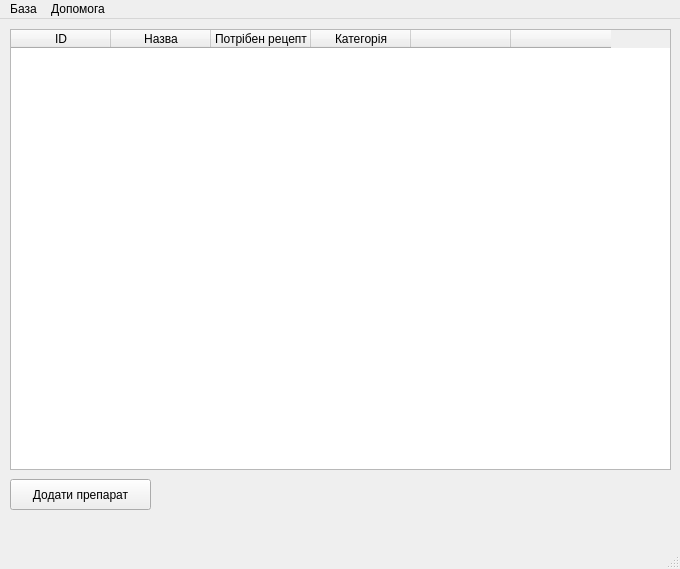
<?xml version="1.0" encoding="UTF-8"?>
<ui version="4.0">
 <class>MainWindow</class>
 <widget class="QMainWindow" name="MainWindow">
  <property name="geometry">
   <rect>
    <x>0</x>
    <y>0</y>
    <width>680</width>
    <height>569</height>
   </rect>
  </property>
  <property name="windowTitle">
   <string>Керування препаратами</string>
  </property>
  <widget class="QWidget" name="centralWidget">
   <widget class="QPushButton" name="pushButton_2">
    <property name="geometry">
     <rect>
      <x>10</x>
      <y>460</y>
      <width>141</width>
      <height>31</height>
     </rect>
    </property>
    <property name="text">
     <string>Додати препарат</string>
    </property>
   </widget>
   <widget class="QTableWidget" name="tableWidget">
    <property name="geometry">
     <rect>
      <x>10</x>
      <y>10</y>
      <width>661</width>
      <height>441</height>
     </rect>
    </property>
    <column>
     <property name="text">
      <string>ID</string>
     </property>
    </column>
    <column>
     <property name="text">
      <string>Назва</string>
     </property>
    </column>
    <column>
     <property name="text">
      <string>Потрібен рецепт</string>
     </property>
    </column>
    <column>
     <property name="text">
      <string>Категорія</string>
     </property>
    </column>
    <column>
     <property name="text">
      <string/>
     </property>
    </column>
    <column>
     <property name="text">
      <string/>
     </property>
    </column>
   </widget>
  </widget>
  <widget class="QMenuBar" name="menuBar">
   <property name="geometry">
    <rect>
     <x>0</x>
     <y>0</y>
     <width>680</width>
     <height>20</height>
    </rect>
   </property>
   <widget class="QMenu" name="menu">
    <property name="title">
     <string>База</string>
    </property>
    <addaction name="open_action"/>
    <addaction name="action_2"/>
   </widget>
   <widget class="QMenu" name="menu_2">
    <property name="title">
     <string>Допомога</string>
    </property>
    <addaction name="action_3"/>
    <addaction name="action_4"/>
   </widget>
   <addaction name="menu"/>
   <addaction name="menu_2"/>
  </widget>
  <widget class="QStatusBar" name="statusBar"/>
  <action name="open_action">
   <property name="text">
    <string>Відкрити</string>
   </property>
  </action>
  <action name="action_2">
   <property name="text">
    <string>Зберегти</string>
   </property>
  </action>
  <action name="action_3">
   <property name="text">
    <string>Як користуватись?</string>
   </property>
  </action>
  <action name="action_4">
   <property name="text">
    <string>Про автора</string>
   </property>
  </action>
 </widget>
 <layoutdefault spacing="6" margin="11"/>
 <resources/>
 <connections/>
</ui>
